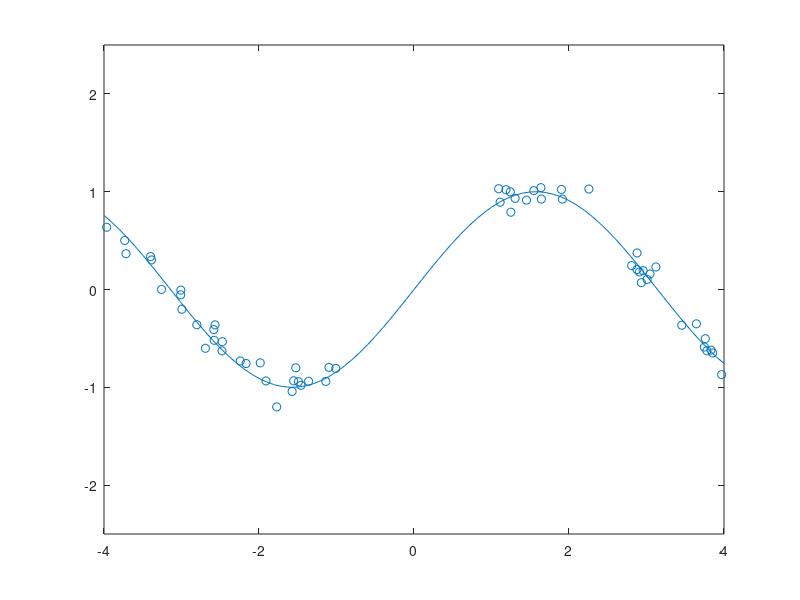

Write MATLAB code to recreate this figure. (Note: this script raises an error after producing the figure.)
%% overfitting and underfitting

Nums = [2 5 50 400];
for I = 1:length(Nums)
    
    Num = Nums(I);
    lin = -4:0.1:4;
    sin_y = sin(lin);
    
    f = figure;
    %f = subplot(2, 2, I);
    plot(lin, sin_y);
    hold on;

    N = 60;
    X = [rand(1,N/2)*3-4 rand(1,N/2)*3+1];
    T = sin(X) + randn(1, N)*0.1;
    scatter(X, T);
    axis([-4 4 -2.5 2.5]);

    %

    model = forestsSim(X', T', struct('NTrees', Num, 'MinLeaf', 5, 'NVarToSample', 1));
    
    plotTrained1dModel(model.predict, 100, -4, 4, 0, f);
    %title([num2str(Num) ' Trees']);
    
    set(gcf, 'PaperPosition', [-0.5 -0.25 6 5.5]); %Position the plot further to the left and down. Extend the plot to fill entire paper.
    set(gcf, 'PaperSize', [5 5]); %Keep the same paper size
    saveas(gcf, ['thesis/images/rforests', num2str(Num), '.pdf'], 'pdf')

end

%%


Nums = [40 20 10 5 2 1];
for I = 1:length(Nums)
    
    MinLeaf = Nums(I);
    lin = -4:0.1:4;
    sin_y = sin(lin);
    
    f = figure;
    %f = subplot(2, 2, I);
    plot(lin, sin_y);
    hold on;

    N = 60;
    X = [rand(1,N/2)*3-4 rand(1,N/2)*3+1];
    T = sin(X) + randn(1, N)*0.1;
    scatter(X, T);
    axis([-4 4 -2.5 2.5]);

    %

    model = forestsSim(X', T', struct('NTrees', 40, 'MinLeaf', MinLeaf, 'NVarToSample', 1));
    
    plotTrained1dModel(model.predict, 100, -4, 4, 0, f);
    %title([num2str(Num) ' Trees']);
    
    set(gcf, 'PaperPosition', [-0.5 -0.25 6 5.5]); %Position the plot further to the left and down. Extend the plot to fill entire paper.
    set(gcf, 'PaperSize', [5 5]); %Keep the same paper size
    saveas(gcf, ['thesis/images/rforests_l_', num2str(MinLeaf), '.pdf'], 'pdf')

end
